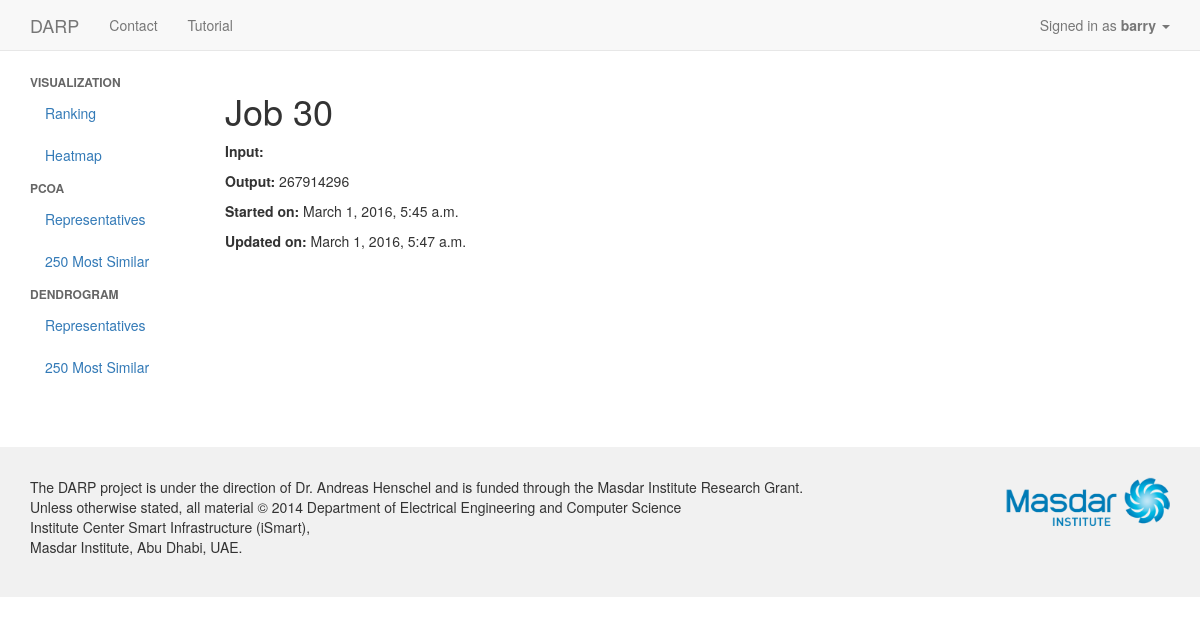
The app's page /job/30 (signed in) with its own data.
### app/models.py (models this page shows, shortened)
class Job(models.Model):
    user = models.ForeignKey(User, on_delete=models.CASCADE)
    completed = models.BooleanField(default=False)
    result = models.TextField()
    created_at = models.DateTimeField(auto_now_add=True)
    updated_at = models.DateTimeField(auto_now=True)

### app/views.py (the view)
# urls.py: url(r'^job/(?P<job_id>[0-9]+)$', views.job_detail, name='job_detail'),
@login_required
def job_detail(request, job_id):
    job = get_object_or_404(Job, id=job_id)
    if job.user_id == request.user.id:
        return render(request, 'app/job.html', {'job': job})
    else:
        messages.add_message(request, messages.ERROR,
                             "Unauthorized access to Job " + job_id)
        return redirect('/dashboard')

### app/templates/app/job.html
{% extends "app/layout.html" %}
{% block content %}
  <div class="row">
  	<div class="col-xs-2 col-sm-2 col-md-2 col-lg-2">
  		<ul class="nav nav-pills nav-stacked">
        <li><span class="nav-divider-custom">Visualization</span></li>
        <li><a href="#">Ranking</a></li>
        <li><a href="#">Heatmap</a></li>
        <li><span class="nav-divider-custom">PCoA</span></li>
        <li><a href="#">Representatives</a></li>
        <li><a href="#">250 Most Similar</a></li>
        <li><span class="nav-divider-custom">Dendrogram</span></li>
        <li><a href="#">Representatives</a></li>
        <li><a href="#">250 Most Similar</a></li>
      </ul>
  	</div>
    <div class="col-xs-10 col-sm-10 col-md-10 col-lg-10">
      <h1>Job {{ job.id }}</h1>
      <p>
        <strong>Input:</strong> {{ job.input }}
      </p>
      <p>
        <strong>Output:</strong> {{ job.result }}
      </p>
      <p>
        <strong>Started on:</strong> {{ job.created_at }}
      </p>
      <p>
        <strong>Updated on:</strong> {{ job.updated_at }}
      </p>
    </div>
  </div>
{% endblock %}

### app/templates/app/layout.html (shortened to what this page needs)
{% load staticfiles %}
<!DOCTYPE html>
<html lang="en">
  <head>
    <link rel="stylesheet" href="https://maxcdn.bootstrapcdn.com/bootstrap/3.3.6/css/bootstrap.min.css">
    <link rel="stylesheet" href="{% static 'app/style.css' %}">
  </head>
    <body>
      <nav class="navbar navbar-default navbar-static-top" role="navigation">
        <div class="container">
          <a class="navbar-brand" href="{% url 'app:index' %}">DARP</a>
          <ul class="nav navbar-nav">
            <li>
              <a href="{% url 'app:contact' %}">Contact</a>
            </li>
            <li>
              <a href="{% url 'app:tutorial' %}">Tutorial</a>
            </li>
          </ul>
          <ul class="nav navbar-nav navbar-right">
            {% if user.is_authenticated %}
              <li class="drowdown">
                <a href="#" class="dropdown-toggle" data-toggle="dropdown"
                   role="button" aria-haspopup="true" aria-expanded="false">
                  Signed in as <strong>{{ user.username }}</strong>
                  <span class="caret"></span>
                </a>
              </li>
            {% else %}
              <li><a href="{% url 'app:register' %}">Register</a></li>
              <li><a href="{% url 'app:login' %}">Login</a></li>
            {% endif %}
          </ul>
        </div>
      </nav>
      <div class="container container-page">
        {% block content %}
        {% endblock %}
      </div>
      <footer class="container-footer">
        <div class="container">
          <div class="row footer padded-top padded-bottom">
            <div class="col-xs-10">
              <p>
                The DARP project is under the direction of Dr. Andreas Henschel and is funded through the Masdar Institute Research Grant.<br>
                Unless otherwise stated, all material &copy; 2014 Department of Electrical Engineering and Computer Science<br>
                Institute Center Smart Infrastructure (iSmart),<br>
                Masdar Institute, Abu Dhabi, UAE.<br>
              </p>
            </div>
            <div class="col-xs-2">
              <img class="img-responsive" src="{% static 'app/masdar_logo.png' %}" alt="Masdar Insitute Logo">
            </div>
          </div>
        </div>
      </footer>
    </body>
</html>

### app/static/app/style.css (style rules this page uses)
.container-page { padding-bottom: 60px; }
.container-footer { padding: 30px 0 30px; background: #F1F1F1; }
.nav-divider-custom { background-color: #ffffff; color: #666666; font-size: 12px; font-weight: bold; height: 1px; margin: 9px 0; overflow: hidden; text-transform: uppercase; }

### records on screen
Job: id "30", result "267914296", created_at "March 1, 2016, 5:45 a.m.", updated_at "March 1, 2016, 5:47 a.m."

### other values on screen
{{ user.username }} "barry"
